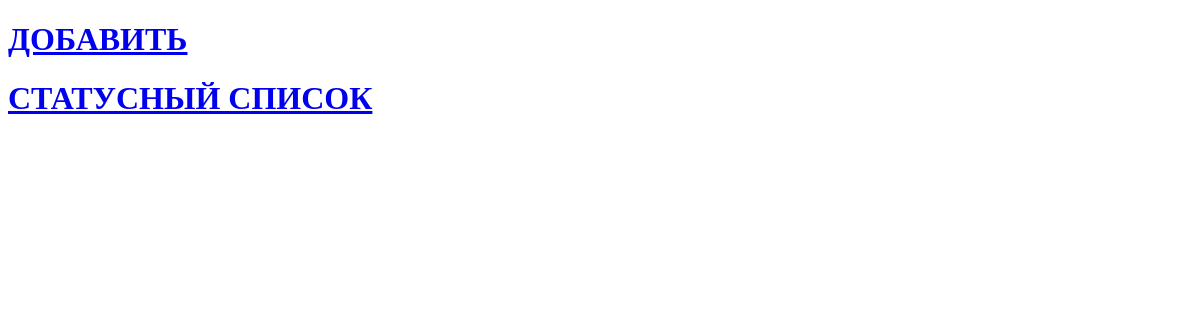
Before: / with the older database file.
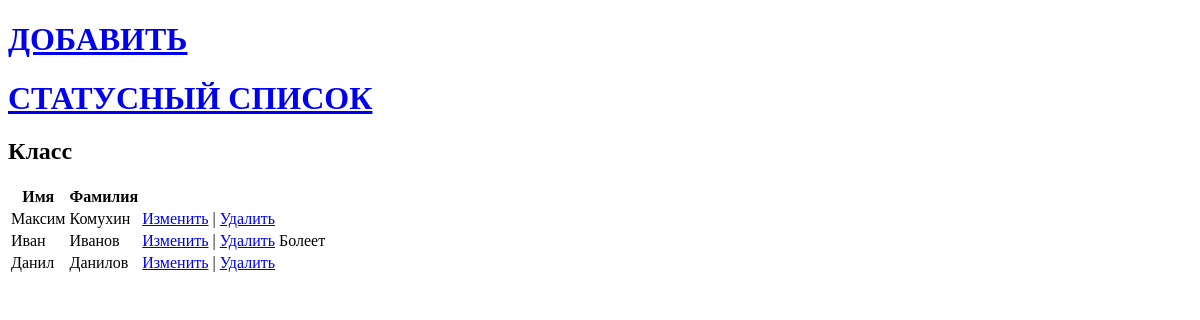
After: the same page with the newer database file.
### school/models.py (models this page shows)
class Person(models.Model):
    name = models.CharField(max_length=30)
    surname = models.CharField(max_length=30)
    sum = models.IntegerField()
    created_date = models.DateTimeField(default=timezone.now)
    is_free = models.BooleanField()
    is_weak = models.BooleanField()

### school/views.py (the view)
# urls.py: path('', views.index),
def index(request):
    people = Person.objects.all()
    return render(request, "index.html", {"people": people})

### school/templates/index.html (shortened to what this page needs)
<!DOCTYPE html>
<html>
<head>
</head>
<body class="container">
    <h1><a href="/new">ДОБАВИТЬ</a></h1>
    <h1><a href="/status">СТАТУСНЫЙ СПИСОК</a></h1>
    {% if people.count > 0 %}
    <h2>Класс</h2>
    <table>
        <thead><th>Имя</th><th>Фамилия</th><th></th></thead>
        {% for person in people %}
        <tr>
            <td>{{ person.name }}</td>
            <td>{{ person.surname }}</td>
            <td><a href="edit/{{person.id}}">Изменить</a> | <a href="delete/{{person.id}}">Удалить</a></td>
            {% if person.is_weak == True %}
                <td>Болеет</td>
            {% endif %}
        </tr>
        {% endfor %}
    </table>
    {% endif %}
</body>
</html>

Changed rows visible on the page:
added Person: name "Максим", surname "Комухин"
added Person: name "Иван", surname "Иванов", is_weak "Болеет"
added Person: name "Данил", surname "Данилов"
Other visible differences:
text now shown: "Класс Имя Фамилия"
